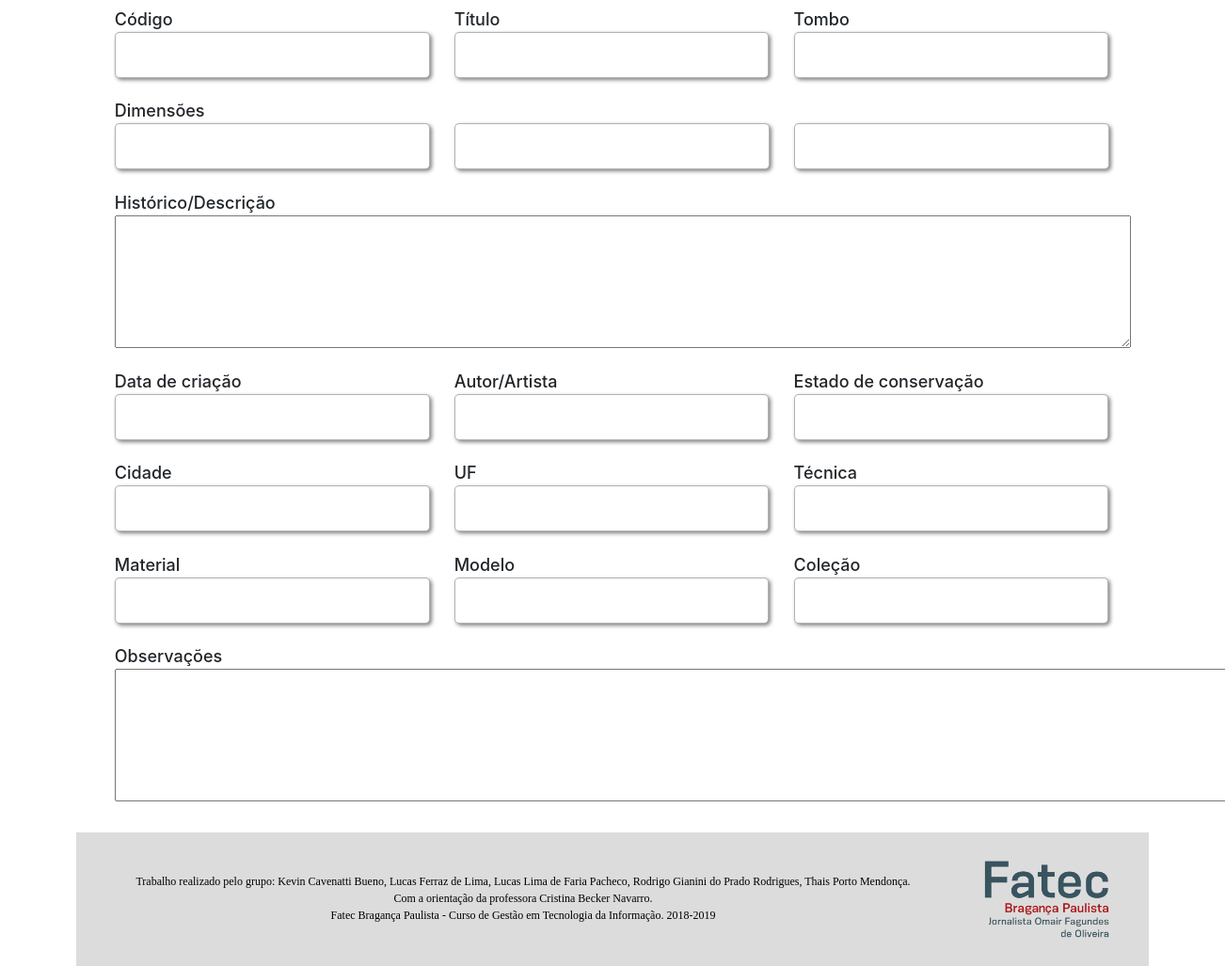
Before: /php/obras/consulta/imprimir.php?id=095734 with the older database file.
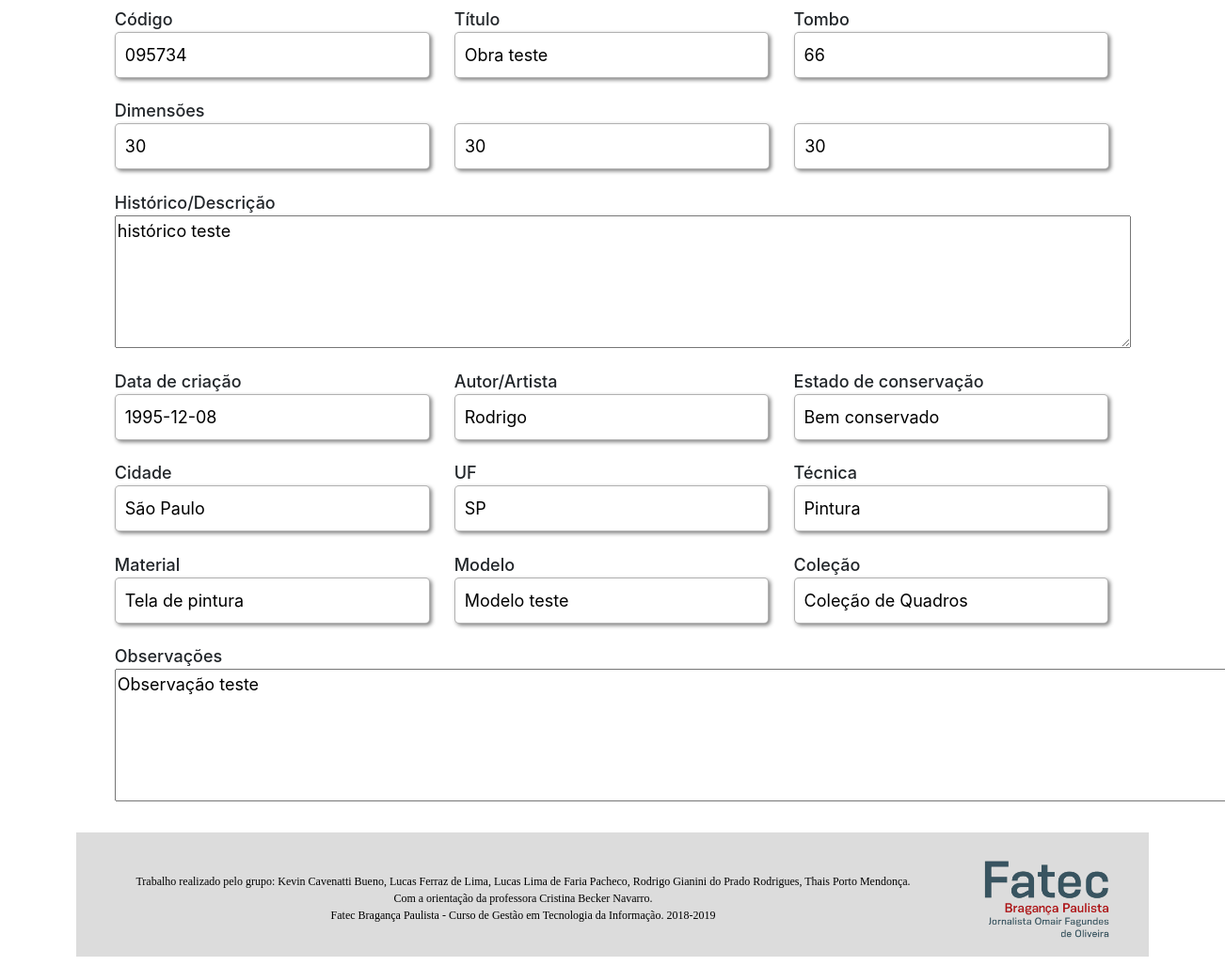
After: the same page with the newer database file.
### tables this page shows
CREATE TABLE `item` (
  `id_item` varchar(45) NOT NULL,
  `tombo` int(11) NOT NULL,
  `titulo` varchar(45) NOT NULL,
  `largura` varchar(10) DEFAULT NULL,
  `altura` varchar(10) DEFAULT NULL,
  `profundidade` varchar(10) DEFAULT NULL,
  `cidade` varchar(45) DEFAULT NULL,
  `estado` varchar(45) DEFAULT NULL,
  `descricao` varchar(500) DEFAULT NULL,
  `obs` varchar(500) DEFAULT NULL,
  `conservacao` varchar(45) NOT NULL,
  `data_criacao` date NOT NULL,
  `autor_descobridor` varchar(45) DEFAULT NULL,
  `material` varchar(45) DEFAULT NULL,
  `secao` varchar(80) NOT NULL,
  `tecnica` varchar(45) DEFAULT NULL,
  `modelo` varchar(45) DEFAULT NULL,
  `reserva` tinyint(1) NOT NULL,
  `img` varchar(200) NOT NULL,
  `colecao_id` varchar(45) NOT NULL
);

CREATE TABLE `colecao` (
  `id_colecao` varchar(45) NOT NULL,
  `descricao` varchar(500) DEFAULT NULL,
  `num_total_itens_CAT` int(11) NOT NULL
);

### php/obras/consulta/imprimir.php (the view, shortened to what this page needs)
<?php
include_once './../../banco.php';
$id = addslashes($_GET['id']);
$listar = $pdo->query("SELECT * FROM item WHERE id_item = '{$id}'");
$i = $listar->fetch();
$colecao = $pdo->query("SELECT * FROM colecao WHERE id_colecao = '{$i["colecao_id"]}'");
$col = $colecao->fetch();
?>
<html>
    <head>
        <?php include_once './../../../common/styles.php'; ?>
    </head>
    <body class="cadastrar" onload="window.print()">
        <div class="container" style="padding-top: 20px;">
            <div class="aba-1 col-md-12" style="display: block;">
                <form id="cadastro-obra" action="./../funcoes-obras.php?param=editar&id=<?php echo $id; ?>" method="POST">
                    <label for='codigo' class="titulos">Código<input type="text" id="codigo" name="item-cod" value="<?php echo $i['id_item']; ?>" readonly /></label>
                    <label for='titulo' class="titulos">Título<input type="text" id="titulo" name="item-titulo" value="<?php echo $i['titulo']; ?>" /></label>
                    <label for='tombo' class="titulos">Tombo<input type="number" id="tombo" name="item-tombo" value="<?php echo $i['tombo']; ?>" /></label>
                    <label for='altura' class="titulos dimensoes-obra">Dimensões <br />
                        <input type="text" id="altura" name="item-altura" value="<?php echo $i['altura']; ?>" />
                        <input type="text" id="largura" class="margin-vertical" name="item-largura" value="<?php echo $i['largura']; ?>" />
                        <input type="text" id="profundidade" name="item-profundidade" value="<?php echo $i['profundidade']; ?>" />
                    </label>
                    <label for='historico' class="titulos historico-obra">Histórico/Descrição<textarea cols="100" rows="5" id="historico" name="item-descricao"><?php echo $i['descricao']; ?></textarea></label>
                    <label for='' class="titulos">Data de criação<input type="text" id="data" name="item-data" value="<?php echo $i['data_criacao']; ?>" /></label>
                    <label for='' class="titulos">Autor/Artista<input type="text" id="doador" name="item-autor" value="<?php echo $i['autor_descobridor']; ?>" /></label>
                    <label for='estado-conservacao' class="titulos">Estado de conservação<input type="text" id="estado-conservacao" name="item-estado" value="<?php echo $i['conservacao']; ?>" /></label>
                    <label for='cidade-origem' class="titulos">Cidade<input type="text" id="cidade-origem" name="item-cidade" value="<?php echo $i['cidade']; ?>" /></label>
                    <label for='uf-obra' class="titulos">UF<input type="text" name="item-uf" id="uf-obra" value="<?php echo $i['estado']; ?>" /></label>
                    <label for='' class="titulos">Técnica<input type="text" id="tecnica" name="item-tecnica" value="<?php echo $i['tecnica']; ?>" /></label>
                    <label for='' class="titulos">Material<input type="text" id=material name="item-material" value="<?php echo $i['material']; ?>" /></label>
                    <label for='' class="titulos">Modelo<input type="text" id="modelo" name="item-modelo" value="<?php echo $i['modelo']; ?>" /></label>
                    <label for='' class="titulos">Coleção<input type="text" id="modelo" name="item-modelo" value="<?php echo $col['descricao']; ?>" /></label>
                    </label><br />
                    <label for='' class="titulos">Observações<textarea cols="100" rows="5" name="item-obs"><?php echo $i['obs']; ?></textarea></label><br />
                </form>
            </div>
        </div>
        <?php include_once './../../../common/footer.php'; ?>
    </body>
</html>

### common/styles.php
<link rel="stylesheet" href="<?php echo SITEBASE; ?>assets/css/styles.css" />
<link rel="stylesheet" href="<?php echo SITEBASE; ?>bootstrap/css/bootstrap.css" />

### common/footer.php
<footer>
        <div class="container">
            <div class="row">
                <div class="texto col-md-10">
                    <p>Trabalho realizado pelo grupo: Kevin Cavenatti Bueno, Lucas Ferraz de Lima, Lucas Lima de Faria Pacheco, Rodrigo Gianini do Prado Rodrigues, Thais Porto Mendonça.</p>
                    <p>Com a orientação da professora Cristina Becker Navarro.</p>
                    <p>Fatec Bragança Paulista - Curso de Gestão em Tecnologia da Informação. 2018-2019</p>
                </div>
                <div class="brasao col-md-2">
                    <img src="<?php echo SITEBASE; ?>assets/img/logo-fatec.png" />
                </div>
            </div>
        </div>
    </footer>

### assets/css/styles.css (style rules this page uses)
body .container { margin-top: -24px; }
.cadastrar .aba-1, .cadastrar .aba-2, .cadastrar .aba-3, .cadastrar .aba-4 { display: none; }
.container .titulos { font-size: 18px; width: 31%; margin: 1% 1%; font-weight: 500; }
.container .dimensoes-obra { width: 100%; }
label input, label select, .modal-body .titulo-modal { width: 100%; outline: none; border-radius: 5px; border: solid 1px rgba(0,0,0,0.3); padding: 10px; box-shadow: 2px 2px 4px grey; font-size: 18px; }
.container #altura, .container #largura, .container #profundidade { width: 31%; outline: none; border-radius: 5px; border: solid 1px rgba(0,0,0,0.3); padding: 10px; box-shadow: 2px 2px 4px grey; }
label.historico-obra, label.historico-obra textarea, label.observacoes-obra { width: 100% !important; }
.titulos { text-align: initial; }
footer { padding-top: 30px; }
footer .row { background: #dcdcdc; padding-top: 30px; padding-bottom: 30px; }
footer .texto { padding: 13px; }
footer .texto p { margin-top: 0; margin-bottom: 0; font-size: 12px; text-align: center; display: flex; justify-content: center; font-family: 'Times New Roman', Times, serif; color: #000; }
footer .brasao img { width: 133px; height: auto; }
.margin-vertical { margin: 0 2%; }

Changed rows visible on the page:
added item: item-cod "095734", item-titulo "Obra teste", item-tombo "66", item-altura "30", item-largura "30", item-profundidade "30", item-descricao "histórico teste", item-data "1995-12-08", item-autor "Rodrigo", item-estado "Bem conservado", item-cidade "São Paulo", item-uf "SP", item-tecnica "Pintura", item-material "Tela de pintura", item-modelo "Modelo teste", item-obs "Observação teste"
added colecao: item-modelo "Coleção de Quadros"
